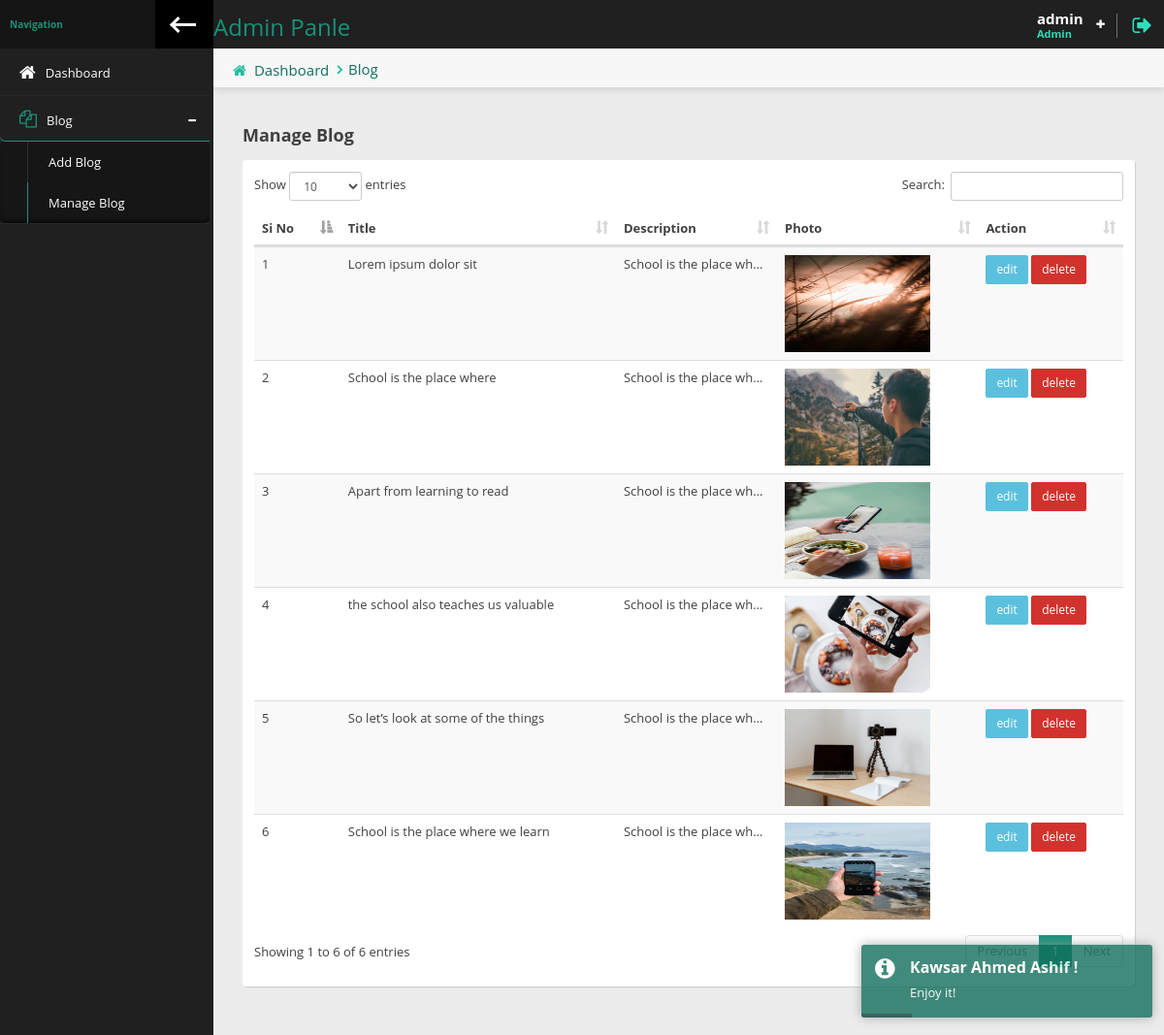
Page /admin/manage-blog.php (signed in) on the committed database.
### tables this page shows
CREATE TABLE `blog` (
  `id` int(11) NOT NULL,
  `title` varchar(255) DEFAULT NULL,
  `description` longtext DEFAULT NULL,
  `photo` varchar(255) DEFAULT NULL,
  `datetime` timestamp NOT NULL DEFAULT current_timestamp() ON UPDATE current_timestamp()
);

### admin/manage-blog.php (the view, shortened to what this page needs)
<?php require 'inc/header.php'; ?>
<div class="content-header">
    <div class="leftside-content-header">
        <ul class="breadcrumbs">
            <li><i class="fa fa-home" aria-hidden="true"></i><a href="index.php">Dashboard</a></li>
            <li><a href="index.php">Blog</a></li>
        </ul>
    </div>
</div>
<div class="row animated fadeInUp">
    <div class="col-sm-12">
        <h4 class="section-subtitle"><b>Manage Blog</b></h4>
        <div class="panel">
            <div class="panel-content">
                <div class="table-responsive">
                    <div id="basic-table_wrapper" class="dataTables_wrapper form-inline dt-bootstrap no-footer">
                        <div class="row">
                            <div class="col-sm-12">
                                <table id="basic-table" class="data-table table table-striped nowrap table-hover dataTable no-footer" cellspacing="0" width="100%" role="grid" aria-describedby="basic-table_info" style="width: 100%;">
                                    <thead>
                                        <tr role="row">
                                            <th>Si No</th>
                                            <th>Title</th>
                                            <th>Description</th>
                                            <th>Photo</th>
                                            <th>Action</th>
                                        </tr>
                                    </thead>
                                    <tbody>
                                        <?php
                                        $i = 1;
                                        $result = mysqli_query($con,"SELECT * FROM `blog` ORDER BY `id` DESC");
                                        while($row = mysqli_fetch_array($result))
                                        { ?>
                                            <tr role="row" class="even">
                                                <td><?= $i; ?></td>
                                                <td><?= $row['title'] ?></td>
                                                <td style="width: 100px;">
                                                <div style="width: 150px;overflow:hidden; white-space:nowrap; text-overflow:ellipsis;">
                                                <?= $row['description'] ?>
                                                </div>
                                            </td>
                                                <td>
                                                    <img style="width: 150px; height:100px;" src="../assets/img/<?= $row['photo'] ?>" alt="">
                                                </td>
                                                <td>
                                                    <a href="update.php?update=<?= base64_encode($row['id']) ?>" class="btn btn-info btn-sm">edit</a>
                                                    <a href="delete.php?delete=<?= base64_encode($row['id']) ?>" onclick="return confirm('Are You Sure ?');" class="btn btn-danger btn-sm">delete</a>
                                                </td>
                                            </tr>
                                            <?php $i++; } ?>
                                    </tbody>
                                </table>
                            </div>
                        </div>
                    </div>
                </div>
            </div>
        </div>
    </div>
</div>
<?php require 'inc/footer.php'; ?>

### rows in the picture
blog: title "Lorem ipsum dolor sit", description "School is the place wh…", photo (picture)
blog: title "School is the place where", description "School is the place wh…", photo (picture)
blog: title "Apart from learning to read", description "School is the place wh…", photo (picture)
blog: title "the school also teaches us valuable", description "School is the place wh…", photo (picture)
blog: title "So let’s look at some of the things", description "School is the place wh…", photo (picture)
blog: title "School is the place where we learn", description "School is the place wh…", photo (picture)

### other values in the picture
$_SESSION['login_user'] "admin"
